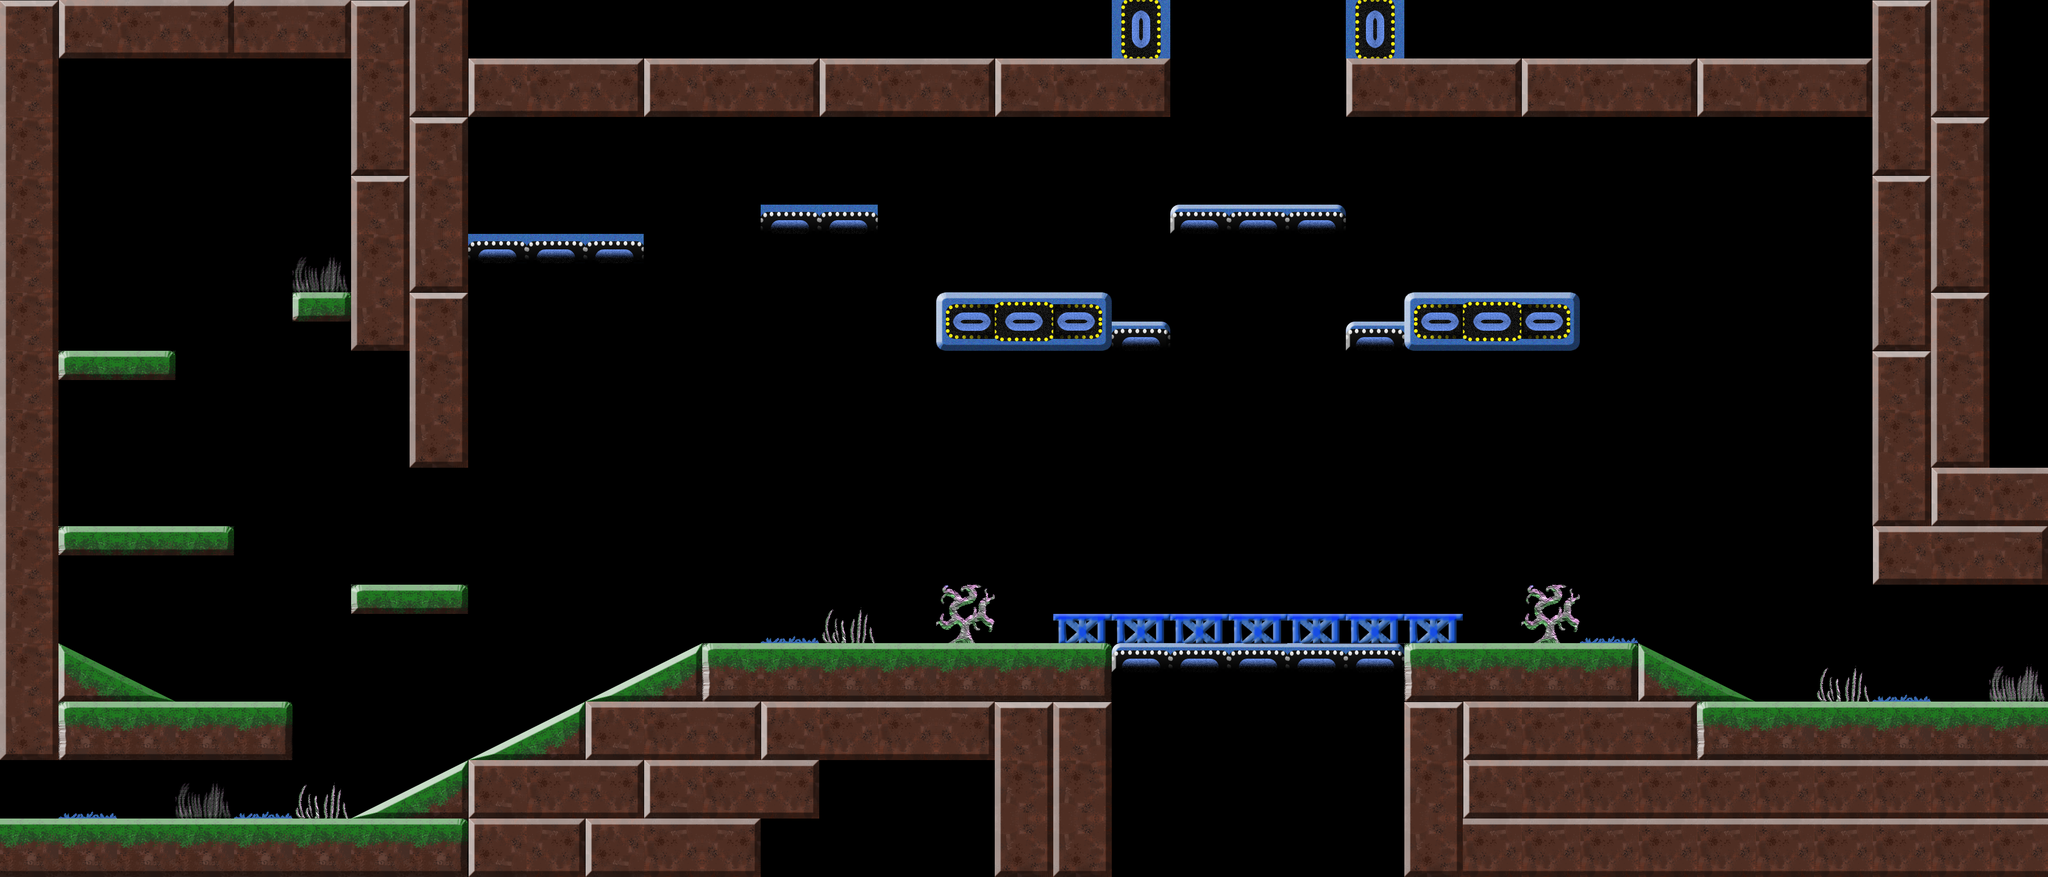

This game map was drawn from its Tiled (.tmx) file and the tilesets committed beside it. A one-line description and the full map source follow:
An orthogonal 35x15 tile map with 128x128 px tiles, 2 tile layers (Foreground, Foreground Objects), 4 tilesets and 10 objects.

<map version="1.5" tiledversion="1.5.0" orientation="orthogonal" renderorder="right-down" width="35" height="15" tilewidth="128" tileheight="128" infinite="0" nextlayerid="6" nextobjectid="28">
 <tileset firstgid="1" source="map_tileset.tsx" />
 <tileset firstgid="257" source="enemy1.tsx" />
 <tileset firstgid="258" source="colorful_spritesheet.tsx" />
 <tileset firstgid="274" source="map_tileset_new.tsx" />
 <objectgroup id="2" name="Enemies">
  <properties>
   <property name="boundary_left" type="int" value="0" />
   <property name="boundary_right" type="int" value="0" />
  </properties>
  <object id="26" gid="322" x="3180" y="1405.33" width="128" height="128">
   <properties>
    <property name="boundary_left" type="int" value="3000" />
    <property name="boundary_right" type="int" value="3800" />
    <property name="change_x" type="int" value="-4" />
   </properties>
  </object>
  <object id="27" gid="322" x="2162.67" y="1406.67" width="128" height="128">
   <properties>
    <property name="boundary_left" type="int" value="1800" />
    <property name="boundary_right" type="int" value="2500" />
    <property name="change_x" type="int" value="4" />
   </properties>
  </object>
 </objectgroup>
 <layer id="1" name="Foreground" width="35" height="15">
  <data encoding="csv">
536871282,370,371,372,371,372,536871282,536871283,0,0,0,0,0,0,0,0,0,0,0,2684354567,0,0,0,2684354567,0,0,0,0,0,0,0,0,536871282,536871283,0,
536871283,0,0,0,0,0,536871283,536871284,370,371,372,370,371,372,370,371,372,370,371,372,0,0,0,370,371,372,370,371,372,370,371,372,536871283,536871284,0,
536871283,0,0,0,0,0,536871284,536871282,0,0,0,0,0,0,0,0,0,0,0,0,0,0,0,0,0,0,0,0,0,0,0,0,536871284,536871282,0,
536871283,0,0,0,0,0,536871282,536871283,0,0,0,0,0,17,17,0,0,0,0,0,323,324,325,0,0,0,0,0,0,0,0,0,536871282,536871283,0,
536871283,0,0,0,0,0,536871283,536871284,18,18,18,0,0,0,0,0,0,0,0,0,0,0,0,0,0,0,0,0,0,0,0,0,536871283,536871284,0,
536871283,0,0,0,0,358,536871284,536871282,0,0,0,0,0,0,0,0,282,283,284,325,0,0,0,323,282,283,284,0,0,0,0,0,536871284,536871282,0,
536871283,359,361,0,0,0,0,536871283,0,0,0,0,0,0,0,0,0,0,0,0,0,0,0,0,0,0,0,0,0,0,0,0,536871282,536871283,0,
536871283,0,0,0,0,0,0,536871284,0,0,0,0,0,0,0,0,0,0,0,0,0,0,0,0,0,0,0,0,0,0,0,0,536871283,536871284,0,
536871283,0,0,0,0,0,0,0,0,0,0,0,0,0,0,0,0,0,0,0,0,0,0,0,0,0,0,0,0,0,0,0,536871284,370,371,
536871283,359,360,361,0,0,0,0,0,0,0,0,0,0,0,0,0,0,0,0,0,0,0,0,0,0,0,0,0,0,0,0,370,371,372,
536871283,0,0,0,0,0,359,361,0,0,0,0,0,0,0,0,0,0,0,0,0,0,0,0,0,0,0,36,0,0,0,0,0,0,0,
536871283,351,352,0,0,0,0,0,0,0,349,350,355,356,356,356,356,356,357,327,328,328,328,329,355,356,356,357,351,352,0,0,0,0,34,
536871284,355,356,356,357,0,0,0,349,350,370,371,372,370,371,371,372,536871282,536871282,0,0,0,0,0,536871282,370,371,371,372,355,356,356,356,356,356,
0,36,0,0,0,0,349,350,370,371,372,370,371,372,0,0,0,536871283,536871283,0,0,0,0,0,536871283,370,371,371,371,371,371,371,371,371,371,
356,356,356,356,356,356,356,357,370,372,370,371,372,0,0,0,0,536871284,536871284,0,0,0,0,0,536871284,371,371,371,371,371,371,371,371,371,371
</data>
 </layer>
 <objectgroup id="5" name="Doors">
  <object id="17" gid="263" x="-1.33333" y="1793.33" width="128" height="128">
   <properties>
    <property name="goto_level" type="int" value="4" />
    <property name="spawn_id" type="int" value="1" />
   </properties>
  </object>
  <object id="18" gid="263" x="4352" y="1410.67" width="128" height="128">
   <properties>
    <property name="goto_level" type="int" value="6" />
    <property name="spawn_id" type="int" value="2" />
   </properties>
  </object>
  <object id="19" gid="263" x="4353.33" y="1539.67" width="128" height="128">
   <properties>
    <property name="goto_level" type="int" value="6" />
    <property name="spawn_id" type="int" value="2" />
   </properties>
  </object>
  <object id="20" gid="263" x="2560.86" y="128.576" width="128" height="128">
   <properties>
    <property name="goto_level" type="int" value="10" />
    <property name="spawn_id" type="int" value="10" />
   </properties>
  </object>
  <object id="22" gid="263" x="2689.02" y="128.242" width="128" height="128">
   <properties>
    <property name="goto_level" type="int" value="10" />
    <property name="spawn_id" type="int" value="10" />
   </properties>
  </object>
  <object id="23" gid="263" x="2817" y="128.5" width="128" height="128">
   <properties>
    <property name="goto_level" type="int" value="10" />
    <property name="spawn_id" type="int" value="10" />
   </properties>
  </object>
 </objectgroup>
 <objectgroup id="4" name="Player Spawn">
  <object id="9" gid="273" x="138.757" y="1792.03" width="128" height="128">
   <properties>
    <property name="spawn_id" type="int" value="1" />
   </properties>
  </object>
  <object id="24" gid="273" x="4220.85" y="1526.91" width="128" height="128">
   <properties>
    <property name="spawn_id" type="int" value="2" />
   </properties>
  </object>
 </objectgroup>
 <layer id="3" name="Foreground Objects" width="35" height="15">
  <data encoding="csv">
0,0,0,0,0,0,0,0,0,0,0,0,0,0,0,0,0,0,0,0,0,0,0,0,0,0,0,0,0,0,0,0,0,0,0,
0,0,0,0,0,0,0,0,0,0,0,0,0,0,0,0,0,0,0,0,0,0,0,0,0,0,0,0,0,0,0,0,0,0,0,
0,0,0,0,0,0,0,0,0,0,0,0,0,0,0,0,0,0,0,0,0,0,0,0,0,0,0,0,0,0,0,0,0,0,0,
0,0,0,0,0,0,0,0,0,0,0,0,0,0,0,0,0,0,0,0,0,0,0,0,0,0,0,0,0,0,0,0,0,0,0,
0,0,0,0,0,34,0,0,0,0,0,0,0,0,0,0,0,0,0,0,0,0,0,0,0,0,0,0,0,0,0,0,0,0,0,
0,0,0,0,0,0,0,0,0,0,0,0,0,0,0,0,0,0,0,0,0,0,0,0,0,0,0,0,0,0,0,0,0,0,0,
0,0,0,0,0,0,0,0,0,0,0,0,0,0,0,0,0,0,0,0,0,0,0,0,0,0,0,0,0,0,0,0,0,0,0,
0,0,0,0,0,0,0,0,0,0,0,0,0,0,0,0,0,0,0,0,0,0,0,0,0,0,0,0,0,0,0,0,0,0,0,
0,0,0,0,0,0,0,0,0,0,0,0,0,0,0,0,0,0,0,0,0,0,0,0,0,0,0,0,0,0,0,0,0,0,0,
0,0,0,0,0,0,0,0,0,0,0,0,0,0,0,0,0,0,0,0,0,0,0,0,0,0,0,0,0,0,0,0,0,0,0,
0,0,0,0,0,0,0,0,0,0,0,0,0,36,35,0,33,0,311,311,311,311,311,311,311,0,33,36,0,0,0,0,0,0,0,
0,0,0,0,0,0,0,0,0,0,0,0,0,0,0,0,0,0,0,0,0,0,0,0,0,0,0,0,0,0,0,35,36,0,34,
0,0,0,0,0,0,0,0,0,0,0,0,0,0,0,0,0,0,0,0,0,0,0,0,0,0,0,0,0,0,0,0,0,0,0,
0,36,0,34,36,35,0,0,0,0,0,0,0,0,0,0,0,0,0,0,0,0,0,0,0,0,0,0,0,0,0,0,0,0,0,
0,0,0,0,0,0,0,0,0,0,0,0,0,0,0,0,0,0,0,0,0,0,0,0,0,0,0,0,0,0,0,0,0,0,0
</data>
 </layer>
</map>
